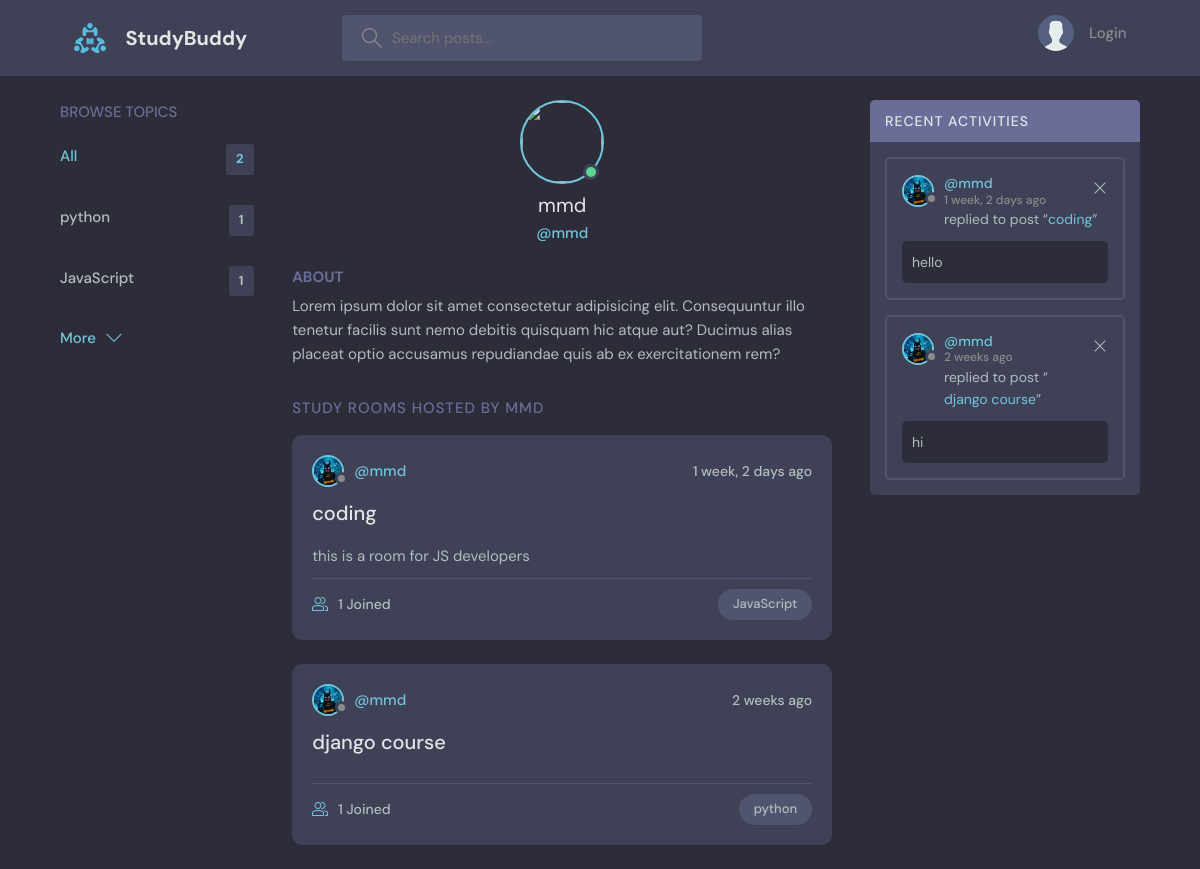
The app's page /profile/1 with its own data.
### base/models.py (models this page shows, shortened)
class Topic(models.Model):
    name = models.CharField(max_length=100)

class User(AbstractUser):
    name = models.CharField(max_length=200, null=True)
    email = models.EmailField(unique=True, null=True)
    bio = models.TextField(null=True)
    avatar = models.ImageField(null=True, default='avatar.svg')
    USERNAME_FIELD = 'email'
    REQUIRED_FIELDS = []

class Room(models.Model):
    host = models.ForeignKey(User, on_delete=models.SET_NULL, null=True)
    topic = models.ForeignKey(Topic, on_delete=models.SET_NULL, null=True)
    name = models.CharField(max_length=200)
    description = models.TextField(null=True, blank=True)
    participants = models.ManyToManyField(User, related_name='participants', blank=True)
    updated = models.DateTimeField(auto_now=True)
    created = models.DateTimeField(auto_now_add=True)
    class Meta:
        ordering = ['-updated', '-created']
    def __str__(self):
        return self.name

class Messages(models.Model):
    user = models.ForeignKey(User, on_delete=models.CASCADE)
    room = models.ForeignKey(Room, on_delete=models.CASCADE)
    body = models.TextField()
    updated = models.DateTimeField(auto_now=True)
    created = models.DateTimeField(auto_now_add=True)
    class Meta:
        ordering = ['-updated', '-created']
    def __str__(self):
        return self.body[:50]

### base/views.py (the view)
# urls.py: path('profile/<str:pk>', views.userProfile, name='user-profile'),
def userProfile(request, pk):
    user = User.objects.get(id=pk)
    rooms = user.room_set.all()
    room_messages = user.messages_set.all()
    topics = Topic.objects.all()
    context = {'user': user,
               'rooms': rooms,
               'room_message': room_messages,
               'topics': topics}
    return render(request, 'base/profile.html', context)

### base/templates/base/profile.html (shortened to what this page needs)
{% extends 'main.html' %}
{% block content %}
  <main class="profile-page layout layout--3">
    <div class="container">
      {% include 'base/topics_component.html' %}
      <div class="roomList">
        <div class="profile">
          <div class="profile__avatar">
            <div class="avatar avatar--large active">
              <img src="" />
            </div>
          </div>
          <div class="profile__info">
            <h3>{{user.username}}</h3>
            <p>@{{user.username}}</p>
          </div>
          <div class="profile__about">
            <h3>About</h3>
            <p>
              Lorem ipsum dolor sit amet consectetur adipisicing elit. Consequuntur illo tenetur
              facilis sunt nemo debitis quisquam hic atque aut? Ducimus alias placeat optio
              accusamus repudiandae quis ab ex exercitationem rem?
            </p>
          </div>
        </div>
        <div class="roomList__header">
          <div>
            <h2>Study Rooms Hosted by {{user.username}}</a>
            </h2>
          </div>
        </div>
        {% include 'base/feed_component.html' %}
      </div>
      {% include 'base/activity_component.html' %}
    </div>
  </main>
{% endblock %}

### base/templates/base/topics_component.html
<div class="topics">
    <div class="topics__header">
        <h2>Browse Topics</h2>
    </div>
    <ul class="topics__list">
        <li>
            <a href="{% url 'home' %}" class="active">All <span>{{topics.count}}</span></a>
        </li>
        {% for topic in topics %}
        <li>
            <a href="{% url 'home' %}?q={{topic.name}}">{{topic.name}} <span>{{topic.room_set.all.count}}</span></a>
        </li>
        {% endfor %}
    </ul>
    <a class="btn btn--link" href="{% url 'topics' %}">
        More
        <svg version="1.1" xmlns="http://www.w3.org/2000/svg" width="32" height="32" viewBox="0 0 32 32">
            <title>chevron-down</title>
            <path d="M16 21l-13-13h-3l16 16 16-16h-3l-13 13z"></path>
        </svg>
    </a>
</div>

### base/templates/base/feed_component.html (shortened to what this page needs)
{% for room in rooms %}
<div class="roomListRoom">
    <div class="roomListRoom__header">
        <a href="{% url 'user-profile' room.host.id %}" class="roomListRoom__author">
            <div class="avatar avatar--small">
                <img src="{{ room.host.avatar.url }}"/>
            </div>
            <span>@{{room.host.username}}</span>
        </a>
        <div class="roomListRoom__actions">
            <span>{{room.created|timesince}} ago</span>
        </div>
    </div>
    <div class="roomListRoom__content">
        <a href="{% url 'room' room.id %}">{{room.name}}</a>
        <p>
            {{room.description}}
        </p>
    </div>
    <div class="roomListRoom__meta">
        <a href="{% url 'room' room.id %}" class="roomListRoom__joined">
            {{room.participants.count}} Joined
        </a>
        <p class="roomListRoom__topic">{{room.topic.name}}</p>
    </div>
</div>
{% endfor %}

### base/templates/base/activity_component.html
<div class="activities">
    <div class="activities__header">
        <h2>Recent Activities</h2>
    </div>
    {% for message in room_message %}
    <div class="activities__box">
        <div class="activities__boxHeader roomListRoom__header">
            <a href="{% url 'user-profile' message.user.id %}" class="roomListRoom__author">
                <div class="avatar avatar--small">
                    <img src="{{ message.user.avatar.url }}"/>
                </div>
                <p>
                    @{{user.username}}
                    <span>{{message.created|timesince}} ago</span>
                </p>
            </a>
            <div class="roomListRoom__actions">
                <a href="{% url 'delete-message' message.id %}">
                    <svg version="1.1" xmlns="http://www.w3.org/2000/svg" width="32" height="32" viewBox="0 0 32 32">
                        <title>remove</title>
                        <path
                                d="M27.314 6.019l-1.333-1.333-9.98 9.981-9.981-9.981-1.333 1.333 9.981 9.981-9.981 9.98 1.333 1.333 9.981-9.98 9.98 9.98 1.333-1.333-9.98-9.98 9.98-9.981z"
                        ></path>
                    </svg>
                </a>
            </div>
        </div>
        <div class="activities__boxContent">
            <p>replied to post “<a href="{% url 'room' message.room.id %}">{{message.room}}</a>”</p>
            <div class="activities__boxRoomContent">
                {{message}}
            </div>
        </div>
    </div>
    {% endfor %}
</div>

### records on screen
Topic: name "python", room_set.all.count "1"
Topic: name "JavaScript", room_set.all.count "1"
User: username "mmd", username "MMD"
Room: host.avatar (picture), host.username "mmd", created "1 week, 2 days", name "coding", description "this is a room for JS developers", participants.count "1", topic.name "JavaScript"
Room: host.avatar (picture), host.username "mmd", created "2 weeks", name "django course", participants.count "1", topic.name "python"
Messages: user.avatar (picture), created "1 week, 2 days", room "coding", body "hello"
Messages: user.avatar (picture), created "2 weeks", room "django course", body "hi"

### other values on screen
{{ topics.count }} "2"
